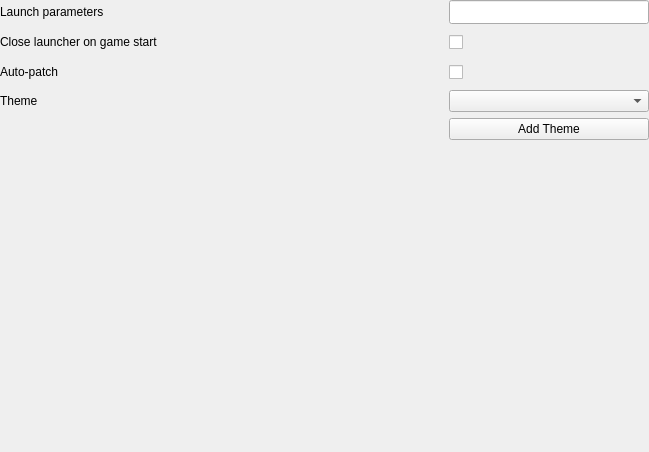
<?xml version="1.0" encoding="UTF-8"?>
<ui version="4.0">
 <class>Form</class>
 <widget class="QWidget" name="Form">
  <property name="geometry">
   <rect>
    <x>0</x>
    <y>0</y>
    <width>649</width>
    <height>452</height>
   </rect>
  </property>
  <property name="sizePolicy">
   <sizepolicy hsizetype="Expanding" vsizetype="Preferred">
    <horstretch>0</horstretch>
    <verstretch>0</verstretch>
   </sizepolicy>
  </property>
  <property name="windowTitle">
   <string>Form</string>
  </property>
  <layout class="QGridLayout" name="gridLayout">
   <property name="leftMargin">
    <number>0</number>
   </property>
   <property name="topMargin">
    <number>0</number>
   </property>
   <property name="rightMargin">
    <number>0</number>
   </property>
   <property name="bottomMargin">
    <number>0</number>
   </property>
   <item row="0" column="0" rowspan="2" colspan="2">
    <widget class="QLabel" name="launchParamsLabel">
     <property name="sizePolicy">
      <sizepolicy hsizetype="Expanding" vsizetype="Fixed">
       <horstretch>0</horstretch>
       <verstretch>0</verstretch>
      </sizepolicy>
     </property>
     <property name="minimumSize">
      <size>
       <width>0</width>
       <height>24</height>
      </size>
     </property>
     <property name="text">
      <string>Launch parameters</string>
     </property>
    </widget>
   </item>
   <item row="0" column="2" rowspan="2">
    <widget class="QLineEdit" name="launchParams">
     <property name="minimumSize">
      <size>
       <width>50</width>
       <height>24</height>
      </size>
     </property>
     <property name="maximumSize">
      <size>
       <width>200</width>
       <height>16777215</height>
      </size>
     </property>
    </widget>
   </item>
   <item row="2" column="0" colspan="2">
    <widget class="QLabel" name="autoCloseLabel">
     <property name="sizePolicy">
      <sizepolicy hsizetype="Expanding" vsizetype="Fixed">
       <horstretch>0</horstretch>
       <verstretch>0</verstretch>
      </sizepolicy>
     </property>
     <property name="minimumSize">
      <size>
       <width>0</width>
       <height>24</height>
      </size>
     </property>
     <property name="text">
      <string>Close launcher on game start</string>
     </property>
    </widget>
   </item>
   <item row="2" column="2">
    <widget class="QCheckBox" name="autoCloseOption">
     <property name="minimumSize">
      <size>
       <width>100</width>
       <height>24</height>
      </size>
     </property>
     <property name="text">
      <string/>
     </property>
     <property name="tristate">
      <bool>false</bool>
     </property>
    </widget>
   </item>
   <item row="3" column="0" colspan="2">
    <widget class="QLabel" name="autoPatchLabel">
     <property name="sizePolicy">
      <sizepolicy hsizetype="Expanding" vsizetype="Fixed">
       <horstretch>0</horstretch>
       <verstretch>0</verstretch>
      </sizepolicy>
     </property>
     <property name="minimumSize">
      <size>
       <width>0</width>
       <height>24</height>
      </size>
     </property>
     <property name="text">
      <string>Auto-patch</string>
     </property>
    </widget>
   </item>
   <item row="3" column="2">
    <widget class="QCheckBox" name="autoPatchOption">
     <property name="minimumSize">
      <size>
       <width>100</width>
       <height>24</height>
      </size>
     </property>
     <property name="text">
      <string/>
     </property>
    </widget>
   </item>
   <item row="4" column="0" colspan="2">
    <widget class="QLabel" name="themeLabel">
     <property name="text">
      <string>Theme</string>
     </property>
    </widget>
   </item>
   <item row="4" column="2">
    <widget class="QComboBox" name="themeSelector"/>
   </item>
   <item row="5" column="2">
    <widget class="QPushButton" name="themeAddition">
     <property name="text">
      <string>Add Theme</string>
     </property>
    </widget>
   </item>
   <item row="6" column="0" colspan="3">
    <spacer name="verticalSpacer_2">
     <property name="orientation">
      <enum>Qt::Vertical</enum>
     </property>
     <property name="sizeHint" stdset="0">
      <size>
       <width>598</width>
       <height>279</height>
      </size>
     </property>
    </spacer>
   </item>
  </layout>
 </widget>
 <resources/>
 <connections/>
</ui>
